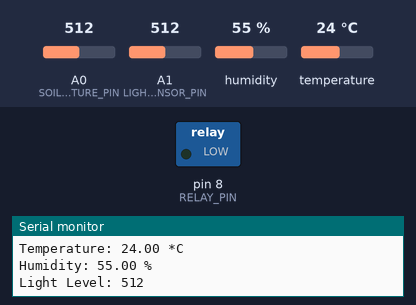
The sketch below on a simulated Arduino Uno, built with avr-gcc and run on an emulated ATmega328P. Shown: switched loads named in the sketch (green lamp = pin HIGH), the last lines printed to the serial monitor. The inputs (shaded band) are chosen by the test bench; at power-on: A0 (SOIL_MOISTURE_PIN) = 512, A1 (LIGHT_SENSOR_PIN) = 512, humidity 55 %, temperature 24 °C.

Above: at 2.8 s.
2.9 s: A0 (SOIL_MOISTURE_PIN) set to 490
At 5.2 s:
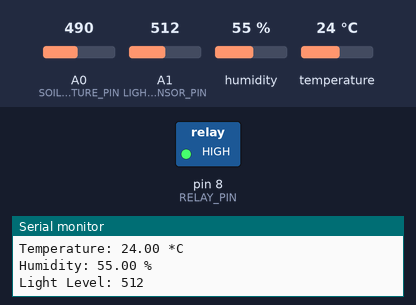
5.6 s: A0 (SOIL_MOISTURE_PIN) set to 510
At 6.5 s:
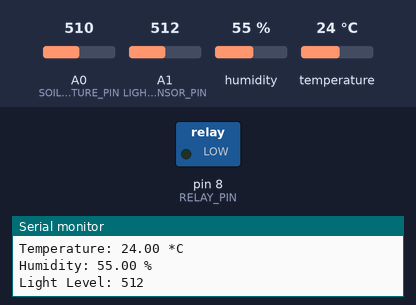
8.3 s: A0 (SOIL_MOISTURE_PIN) set to 306
At 11.4 s:
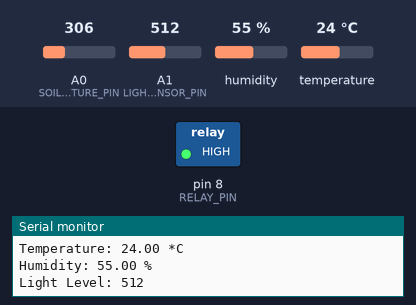
Timing chart, 0 to 12.9 s (numbered marks = the images above; inputs shaded):
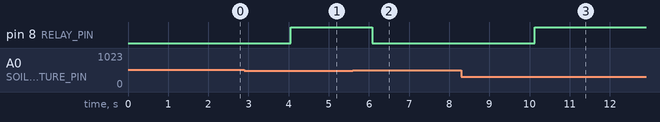

Measured:
- the behaviour switches between 500 and 499 on A0 (SOIL_MOISTURE_PIN) (found by bisection; images 0 and 1)
- after the input at 2.9 s, pin 8 (RELAY_PIN): LOW → HIGH after 1.2 s
- after the input at 5.6 s, pin 8 (RELAY_PIN): HIGH → LOW after 0.48 s
- after the input at 8.3 s, pin 8 (RELAY_PIN): LOW → HIGH after 1.8 s

The sketch:

Smart_Garden_System.ino
```cpp
#include <DHT.h>

// Constants
#define SOIL_MOISTURE_PIN A0
#define RELAY_PIN 8
#define DHT_PIN 2
#define DHT_TYPE DHT11 // Change to DHT22 if using that sensor
#define LIGHT_SENSOR_PIN A1

// Thresholds
#define SOIL_MOISTURE_THRESHOLD 500 // Adjust this value based on your soil moisture sensor

// DHT Sensor
DHT dht(DHT_PIN, DHT_TYPE);

void setup() {
  Serial.begin(9600);

  // Initialize pins
  pinMode(SOIL_MOISTURE_PIN, INPUT);
  pinMode(RELAY_PIN, OUTPUT);
  digitalWrite(RELAY_PIN, LOW);

  // Initialize DHT sensor
  dht.begin();
}

void loop() {
  // Read soil moisture
  int soilMoistureValue = analogRead(SOIL_MOISTURE_PIN);
  Serial.print("Soil Moisture: ");
  Serial.println(soilMoistureValue);

  // Control water pump
  if (soilMoistureValue < SOIL_MOISTURE_THRESHOLD) {
    digitalWrite(RELAY_PIN, HIGH); // Turn on pump
    Serial.println("Pump ON");
  } else {
    digitalWrite(RELAY_PIN, LOW); // Turn off pump
    Serial.println("Pump OFF");
  }

  // (Optional) Read temperature and humidity
  float temperature = dht.readTemperature();
  float humidity = dht.readHumidity();
  Serial.print("Temperature: ");
  Serial.print(temperature);
  Serial.println(" *C");
  Serial.print("Humidity: ");
  Serial.print(humidity);
  Serial.println(" %");

  // (Optional) Read light level
  int lightLevel = analogRead(LIGHT_SENSOR_PIN);
  Serial.print("Light Level: ");
  Serial.println(lightLevel);

  // Wait before next reading
  delay(2000); // Adjust delay as needed
}
```
